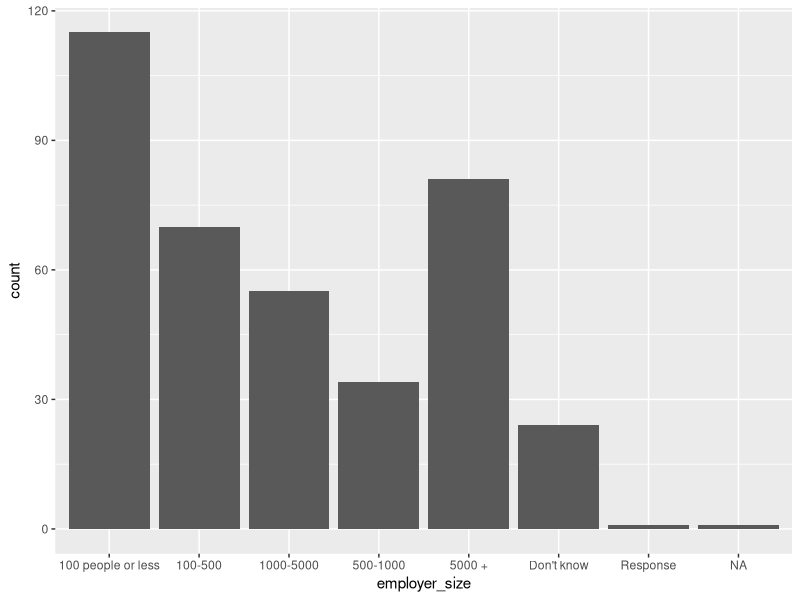
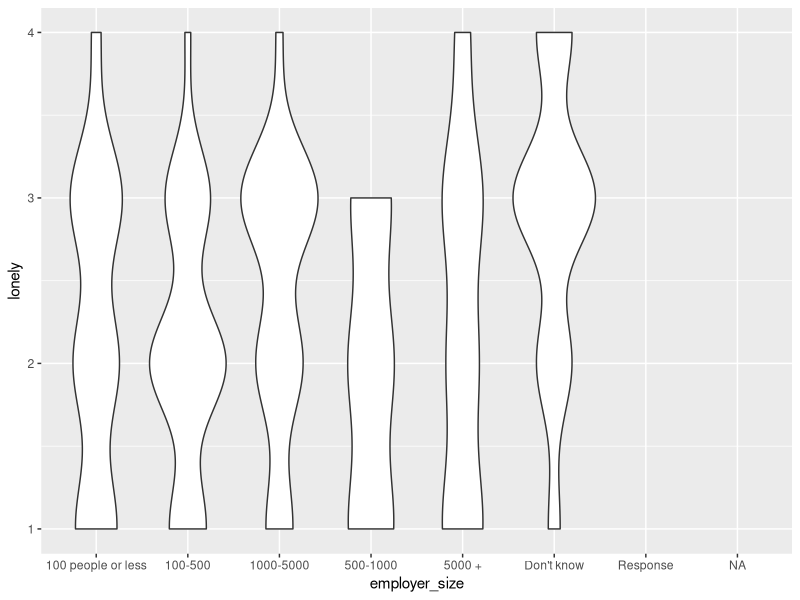
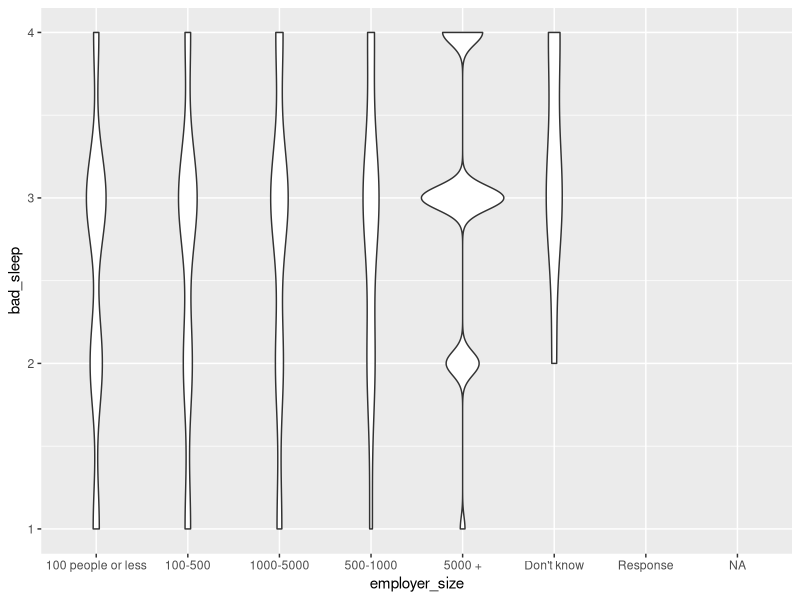
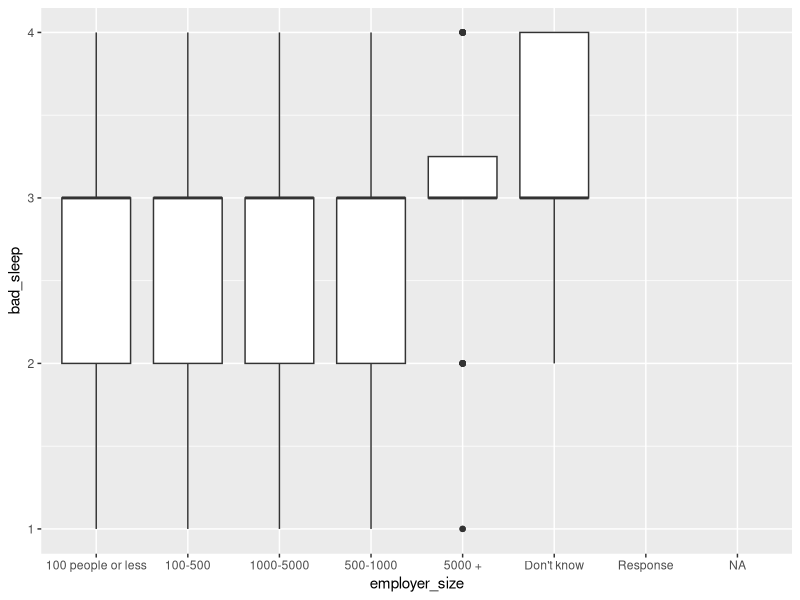
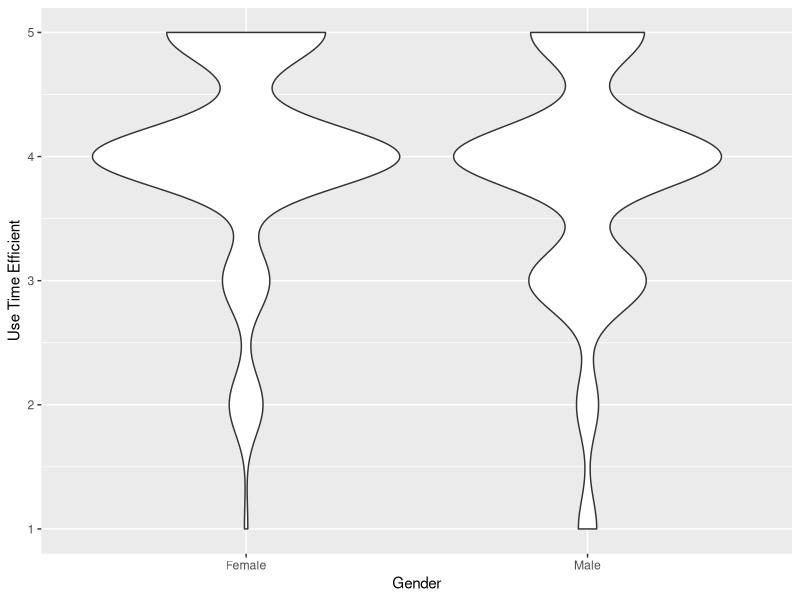
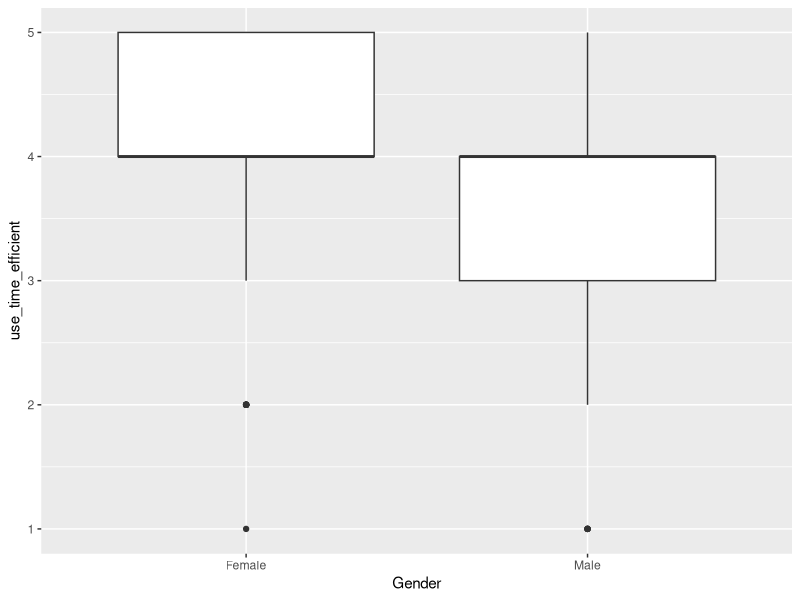
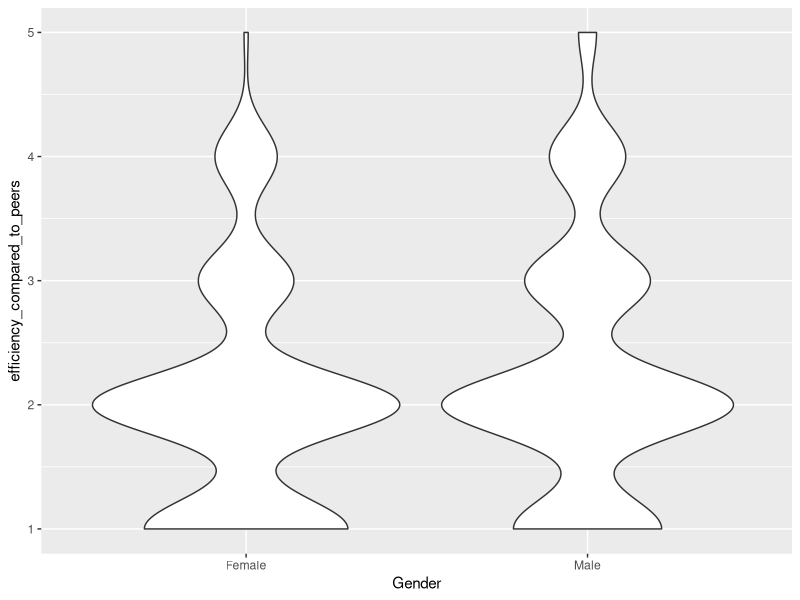
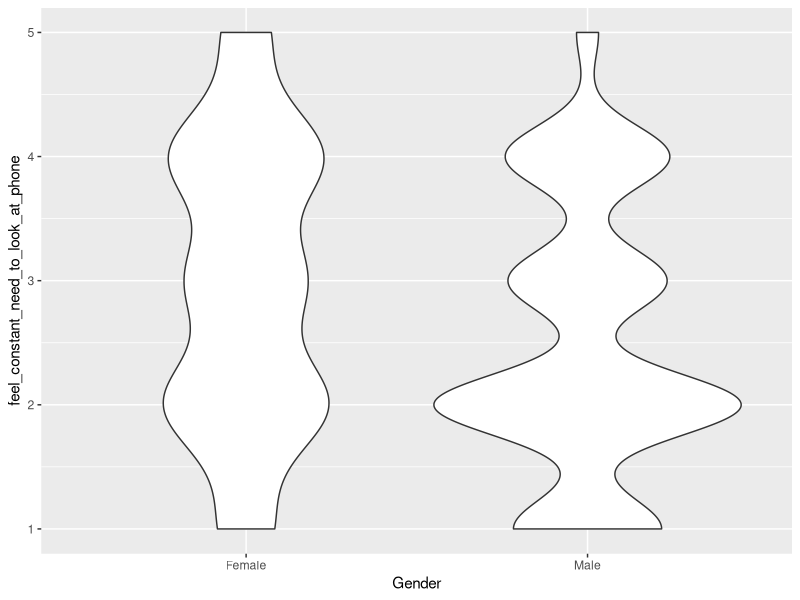

Here is the R script that generated these plots, in order:
#this file analyzes the some quasi quantitative responses with categorical variables

#dependencies
library(tidyverse)

#data 
clean_wp <- read_csv('data/clean_wp.csv')
wp_quant <- clean_wp[,69:96]

#create employer size variable that's easy to call
clean_wp$employer_size <- clean_wp$`What is the size of your current employer?`

#note all data in df must be quantitative
all_aov <- function(df, x){ 
  y_var <- c()
  f <- c()
  pvalue <- c()
  n <- c()
  for (i in 1:ncol(df)){
    y_var[i] <- names(df)[[i]]
    a <- aov(df[[i]] ~ x)
    as <- summary(a)[[1]]
    f[i] <- as[1,4]
    pvalue[i] <- as[1,5]
    n[i] <- as[2,1] + as[1,1] + 1
  }
  return(data.frame(y_var, n, f, pvalue))
}
table(clean_wp$employer_size)
employer_size_anova <- wp_quant %>% all_aov(clean_wp$employer_size)
employer_size_anova
employer_size_anova %>% filter(pvalue < .05)

ggplot(clean_wp, aes(employer_size)) + geom_bar()
ggplot(clean_wp, aes(employer_size, lonely)) +  geom_violin()
ggplot(clean_wp, aes(employer_size, bad_sleep)) +  geom_violin()
ggplot(clean_wp, aes(employer_size, bad_sleep)) +  geom_boxplot()

#making only male and female gender because only 1 other gender response
wp_gender <- clean_wp %>% filter(Gender == 'Female' | Gender == 'Male') %>% 
  select(Gender, Org_satisfaction:house_income_midpoint)

write_csv(wp_gender, 'wp_gender.csv')

all_t <- function(df, x){ 
  y_var <- c()
  pvalue <- c()
  n <- c()
  t <- c()
  for (i in 2:ncol(df)){
    y_var[i] <- names(df)[[i]]
    a <- t.test(df[[i]] ~ x)
    t[i] <- a$statistic
    pvalue[i] <- a$p.value
  }
  return(data.frame(y_var, t, pvalue))
}

gender_trends <- all_t(df= wp_gender, x = wp_gender$Gender)
gender_trends %>% filter(pvalue < .05)

ggplot(wp_gender, aes(Gender, use_time_efficient)) + geom_violin() +
  ylab("Use Time Efficient")

ggplot(wp_gender, aes(Gender, use_time_efficient)) + geom_boxplot() 
wp_gender %>% group_by(Gender) %>% summarize(mean(use_time_efficient, na.rm = T))
ggplot(wp_gender, aes(Gender, efficiency_compared_to_peers)) + geom_violin()


ggplot(wp_gender, aes(Gender, feel_constant_need_to_look_at_phone)) + geom_violin()
ggplot(wp_gender, aes(Gender, coworkers_happier)) + geom_violin()
